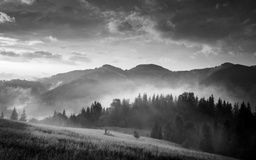
#> input picture a2_2019702002/input/q5/panaroma.jpg, 256 x 160 px, shrunk from 2880 x 1800 before the run, found by its file name
$ python median_filter.py
#> lines starting #> are read from the running program, lines starting #| are printed output that depends on the picture
from sklearn.cluster import KMeans
from collections import Counter
import numpy as np
from matplotlib import pyplot as plt
import cv2
import math

def sliding_window(image,padded_image,window = 3):
	a = np.zeros(image.shape)
	for x in range(image.shape[0]):
		for y in range(image.shape[1]):
			win_im = padded_image[x:x+window, y:y+window]
			# print(image[x,y])

			a[x][y][0] = filter(win_im[:,:,0])
			a[x][y][1] = filter(win_im[:,:,1])
			a[x][y][2] = filter(win_im[:,:,2])
	print("median done")

	return a

def padding(im,kernel_row=3,kernel_col=3):
	image_row, image_col,ch = im.shape

	pad_height = int((kernel_row - 1) / 2)
	pad_width = int((kernel_col - 1) / 2)

	padded_image = np.zeros((image_row + (2 * pad_height), image_col + (2 * pad_width),ch))
	print(padded_image.shape)

	padded_image[pad_height:padded_image.shape[0] - pad_height, pad_width:padded_image.shape[1] - pad_width] = im
	return padded_image

def filter(win_im):
	x = np.sort(win_im.ravel())
	idx = x.shape[0]
	return x[int(idx/2)]

im = cv2.imread('panaroma.jpg')# path needs to be channged all input images are available in the input folder
#> im is the input picture: shape (160, 256, 3); min 0, max 253, mean 107.1
padded_image = padding(im,3,3)
#| (162, 258, 3)
#> in padding, `padded_image[pad_height:padded_image.shape[0] - pad_height, pad_width:..`:
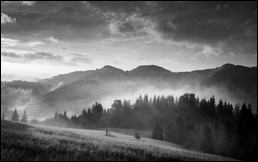
#> padded_image: shape (162, 258, 3) float64; min 0, max 253, mean 105
output = sliding_window(im,padded_image,3)
cv2.imwrite('panaroma_med.jpg',output)# output images in the output folder can be used for refrence
